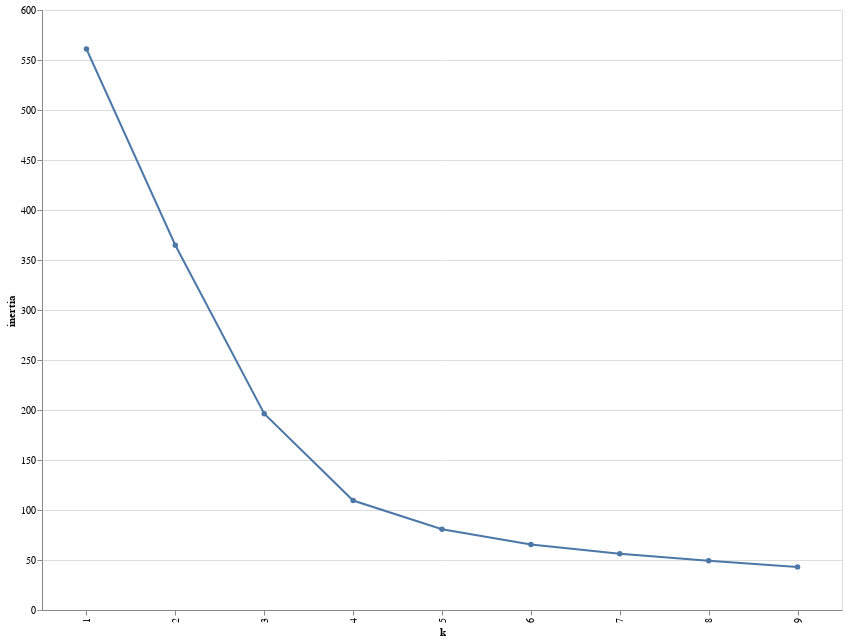

This figure's notebook cell:
### Code cell
alt.Chart(elbow).mark_line(point=True).encode(
    x="k:O",
    y="inertia:Q"
).properties(
    height=600,
    width=800
)

### Figure 1 — Vega-Lite specification as saved in the notebook (floating-point values rounded to 4 significant figures)
{"config": {"background": "white", "view": {"continuousWidth": 400, "continuousHeight": 300}}, "data": {"name": "data-e8840d2373b9299704347f1945982fe1"}, "mark": {"type": "line", "point": true}, "encoding": {"x": {"type": "ordinal", "field": "k"}, "y": {"type": "quantitative", "field": "inertia"}}, "height": 600, "width": 800, "$schema": "https://vega.github.io/schema/vega-lite/v4.8.1.json", "datasets": {"data-e8840d2373b9299704347f1945982fe1": [{"k": 1, "inertia": 561.0}, {"k": 2, "inertia": 364.8}, {"k": 3, "inertia": 196.3}, {"k": 4, "inertia": 109.5}, {"k": 5, "inertia": 80.72}, {"k": 6, "inertia": 65.54}, {"k": 7, "inertia": 56.22}, {"k": 8, "inertia": 49.3}, {"k": 9, "inertia": 43.11}]}}
